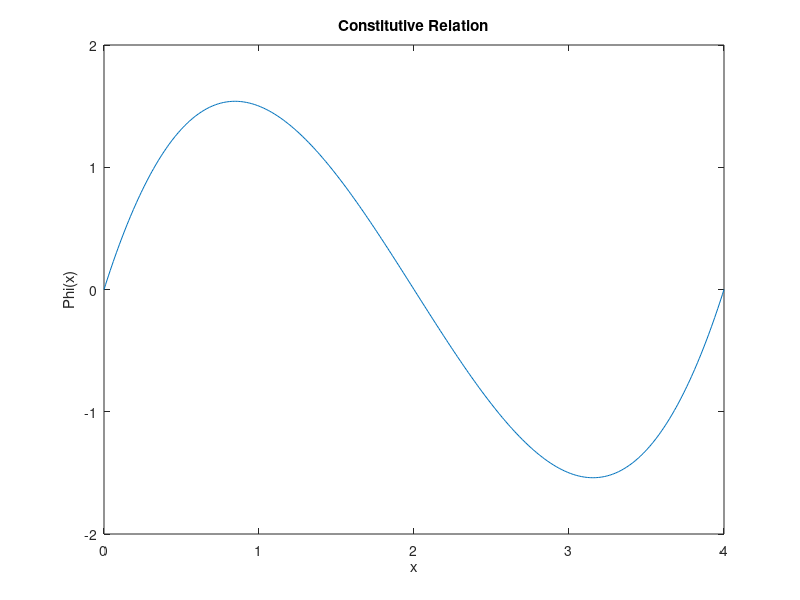
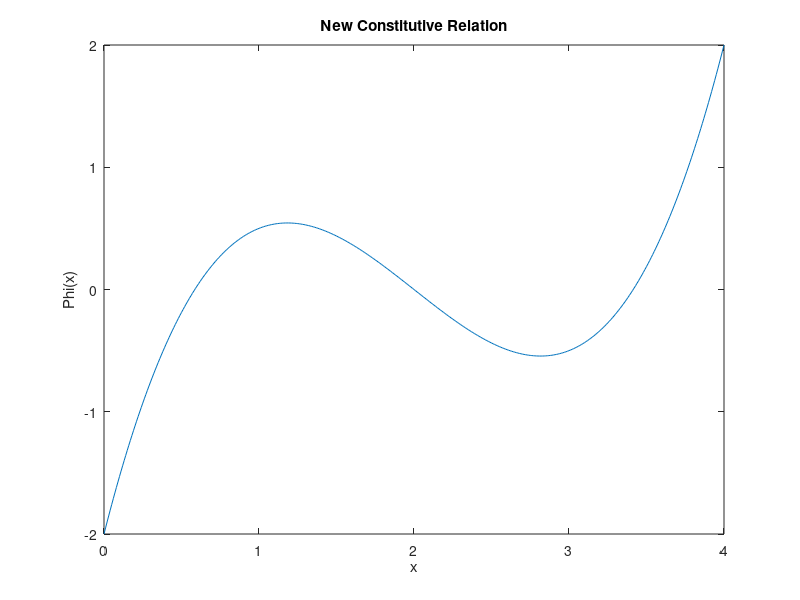

These figures' MATLAB source, in order:
%Code to plot the consitutive relations for Question 2, homework #2. by
%Deepak Edakkattil Gopinath (2909041);

%Part c
clear;
clc;
x = 0:0.01:4;
y1 = (2*x - 0.5*(x.^2)).*(2-x);
figure;
plot(x,y1);
xlabel('x');
ylabel('Phi(x)');
title('Constitutive Relation');

%Part d

y2 = (2*x - 0.5*(x.^2) - 1).*(2-x);
figure;
plot(x, y2);
xlabel('x');
ylabel('Phi(x)');
title('New Constitutive Relation');
